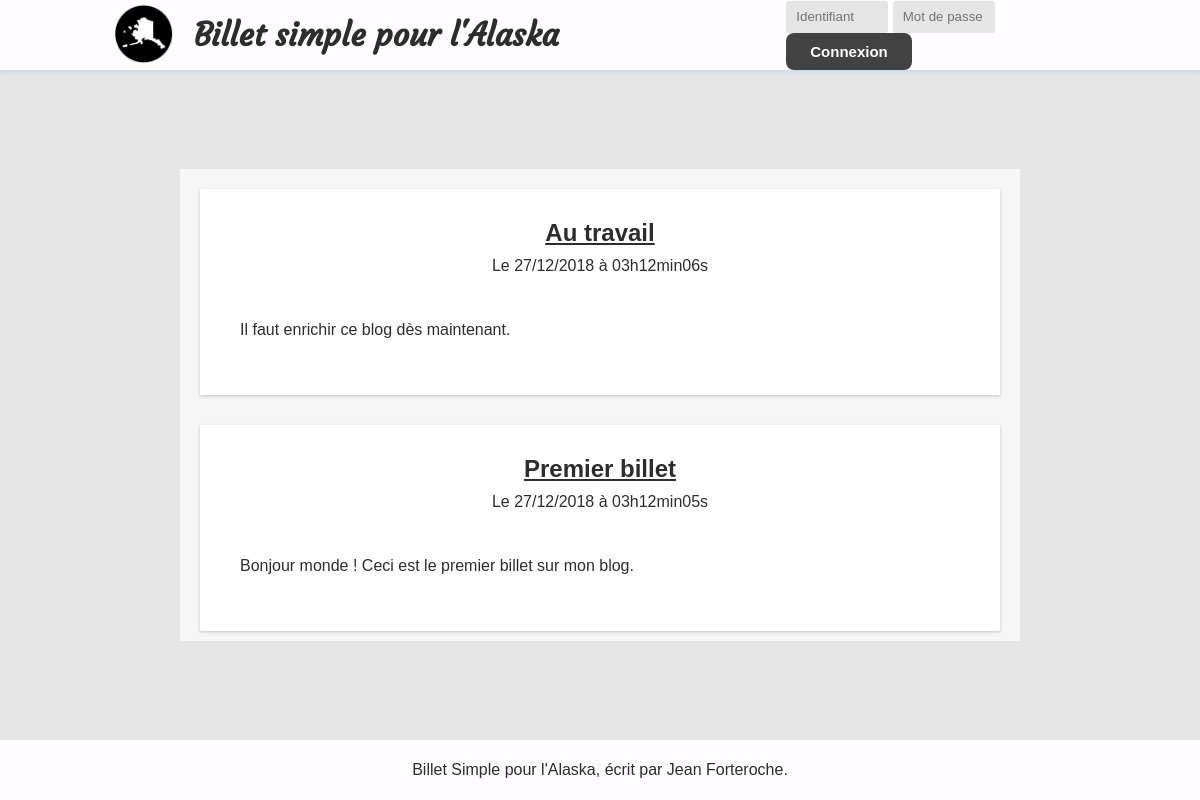
Before: / with the older database file.
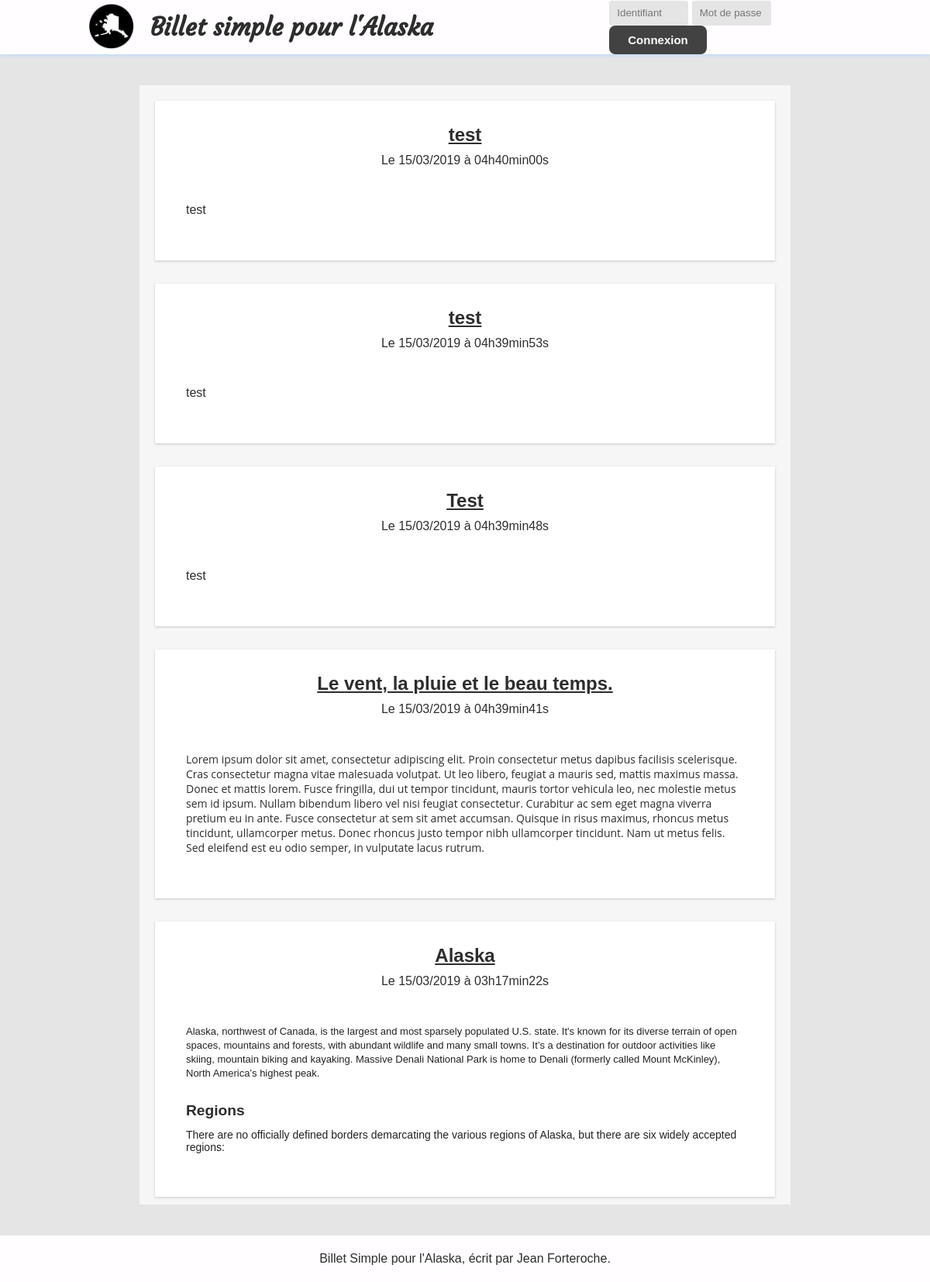
After: the same page with the newer database file.
### tables this page shows
CREATE TABLE IF NOT EXISTS `t_billet` (
  `BIL_ID` int(11) NOT NULL AUTO_INCREMENT,
  `BIL_DATE` datetime NOT NULL,
  `BIL_TITRE` varchar(100) NOT NULL,
  `BIL_CONTENU` longtext NOT NULL,
  PRIMARY KEY (`BIL_ID`)
);

### controller/ControleurAccueil.php (called while the page is built)
<?php
require_once 'model/billet.php';
require_once 'view/viewClass.php';
class ControleurAccueil {
  private $billet;
  public function __construct() {
    $this->billet = new Billet();
  }
  public function accueil() {
    $billets = $this->billet->getBillets();
    $vue = new View("Home");
    $vue->generer(array('billets' => $billets));
  }
}

### index.php (called while the page is built, shortened)
<?php
require 'controller/Routeur.php';
$routeur = new Routeur();
$routeur->routerRequete();

### model/billet.php (called while the page is built, shortened)
<?php
require_once 'model/model.php';
class Billet extends Model
{
	public function getBillets()
	{
		$sql = 'select BIL_ID as id, DATE_FORMAT(BIL_DATE, \'%d/%m/%Y à %Hh%imin%ss\')
		AS date_fr, BIL_TITRE as titre, BIL_CONTENU as contenu from T_BILLET order by BIL_ID desc';
		$billets = $this->executerRequete($sql);
		return $billets->fetchAll();
	}
}

### model/model.php (called while the page is built)
<?php
abstract class Model {
	private $bdd;
	protected function executerRequete($sql, $params = null) {
		if ($params == null)
		{
			$resultat = $this->getDb()->query($sql);
		} else {
			$resultat = $this->getDb()->prepare($sql);
			$resultat->execute($params);
		}
		return $resultat;
	}
	private function getDb()
	{
		if($this->bdd == null)
		{
			$this->bdd = new PDO('mysql:host=localhost;dbname=p3_blog;charset=utf8','root', '', array(PDO::ATTR_ERRMODE => PDO::ERRMODE_EXCEPTION));
		}
    return $this->bdd;
  }
}

### view/viewHome.php (the view)
<?php $this->titre = 'Accueil de mon Blog'; ?>
<div id="wrapper-home">
	<?php foreach ($billets as $billet): ?>
	<div id="wrapper">
		<article class="billet box">
			<header>
				<a href="<?= "index.php?action=billet&id=" . $billet['id'] ?>">
					<h1 class="titreBillet"><?= $billet['titre'] ?></h1>
				</a>
				<div class="timeinfo">
					<time>Le <?= $billet['date_fr'] ?></time>
				</div>
			</header>
			<div id="wrapper">
				<p><?= $billet['contenu'] ?></p>
			</div>
		</article>
	</div>
	<?php endforeach; ?>
</div>

### view/template.php (shortened to what this page needs)
<!doctype html>
<html lang="fr">
	<head>
		<link rel="stylesheet" href="public/style.css" />
		<link rel="stylesheet" href="https://use.fontawesome.com/releases/v5.7.2/css/all.css">
	</head>
	<body>
		<div id="container">
			<div id="header">
				<div id="brand">
					<a href="index.php">
						<img id="logo" src="public/images/logo2.png" alt="Logo Blog" title="Logo Alaska" />
					</a>
					<h1 id="titreBlog"><a href="index.php">Billet simple pour l'Alaska</a></h1>
				</div>
				<div id="login">
					<?php
					if(isset($_SESSION['userId'])){
						echo '<p><a href="index.php?action=administration&sort=desc" class="button-connexion">Administration</a></p>';
						echo '<p><a href="index.php?action=deconnexion" class="button-connexion">Deconnexion</a></p>';
					}else {
						echo '<form method="POST" action="index.php?action=connexionAdmin">
						<input type="text" name="username" placeholder="Identifiant" required/>
						<input type="password" name="password" placeholder="Mot de passe" required/>
						<input type="submit" class="button-connexion" value="Connexion">
						</form>';
					}
					?>
				</div>
			</div>
				<?= $content ?>
			<footer>
				Billet Simple pour l'Alaska, écrit par Jean Forteroche.
			</footer>
		</div>
	</body>
</html>

### controller/Routeur.php (shortened to what this page needs)
<?php
require_once 'controller/ControleurAccueil.php';
require_once 'view/viewClass.php';
class Routeur {
	private $ctrlAccueil;
	private $ctrlBillet;
	private $ctrlAdmin;
	public function __construct() {
		$this->ctrlAccueil = new ControleurAccueil();
		$this->ctrlBillet = new ControleurBillet();
		$this->ctrlAdmin = new ControleurAdmin();
	}
	public function routerRequete() {
		try {
			if (isset($_GET['action'])) {
				switch($_GET['action']) {
					case 'billet':
						$idBillet = intval($this->getParametre($_GET, 'id'));
						if ($idBillet != 0) {
							$this->ctrlBillet->billet($idBillet);
						}
						else {
							throw new Exception("Identifiant de billet non valide");
						}
						break;
						case 'commenter':
							$auteur = $this->getParametre($_POST, 'auteur');
							$contenu = $this->getParametre($_POST, 'contenu');
							$idBillet = $this->getParametre($_POST, 'id');
							$this->ctrlBillet->commenter($auteur, $contenu, $idBillet);
						break;
						case 'signaler':
							$idBillet = $this->getParametre($_POST, 'idBillet');
							$idCom = $this->getParametre($_POST, 'idCom');
							$this->ctrlBillet->signaler($idBillet, $idCom);
						break;
						case 'deconnexion':
							$this->ctrlAdmin->deconnexion();
						break;
						case 'administration':
							$order = $this->getParametre($_GET, 'sort');
							$this->ctrlAdmin->displayAdmin($order);
						break;
						case 'connexionAdmin':
							$connexion = $this->ctrlAdmin->connexionAdmin();
							if($connexion){
								$order = "desc";
								$this->ctrlAdmin->displayAdmin($order);
							} else {
								throw new Exception("Erreur de connexion");
							}
						break;
						case 'creer':
							$titreBillet = $this->getParametre($_POST, 'title');
							$contenuBillet = $this->getParametre($_POST, 'content');
							$this->ctrlAdmin->create($titreBillet, $contenuBillet);
						break;
						case 'supprimer':
							$idBillet = $this->getParametre($_GET, 'id');
							$this->ctrlAdmin->suppress($idBillet);
						break;
						case 'vueModifier':
							$idBillet = $this->getParametre($_GET, 'id');
							$this->ctrlAdmin->updateView($idBillet);
						break;
						case 'create':
							$this->ctrlAdmin->createView();
						break;
						case 'logs':
							$this->ctrlAdmin->logsView();
						break;
						case 'modifier':
							$idBillet = $this->getParametre($_GET, 'id');
							$titreBillet = $this->getParametre($_POST, 'title');
							$contenuBillet = $this->getParametre($_POST, 'content');
							$this->ctrlAdmin->update($idBillet, $titreBillet, $contenuBillet);
						break;
						case 'moderer':
							$idCom = $this->getParametre($_POST, 'cid');
							$modCom = $this->getParametre($_POST, 'modCom');
							$this->ctrlAdmin->moderateCom($modCom, $idCom);
						break;
						case 'suppresscom':
							$idCom = $this->getParametre($_GET, 'id');
							$this->ctrlAdmin->suppressCom($idCom);
						break;
						default:
							throw new Exception("Action non valide");
				}
			}
			else {
				$this->ctrlAccueil->accueil();
			}
		}
			catch (Exception $e) {
				$this->erreur($e->getMessage());
			}
		}
}

### view/viewClass.php (shortened to what this page needs)
<?php
Class View
{
	private $fichier;
	private $titre;
	public function __construct($action)
	{
		$this->fichier = "view/view" . $action . ".php";
	}
	public function generer($donnees=[])
	{
		$contenu = $this->genererFichier($this->fichier, $donnees);
		$vue = $this->genererFichier('view/template.php',
		array('title' => $this->titre, 'content' => $contenu));
		echo $vue;
	}
	private function genererFichier($fichier, $donnees)
	{
    if (file_exists($fichier))
	{
		extract($donnees);
		require $fichier;
		return ob_get_clean();
    }
    else {
		throw new Exception("Fichier '$fichier' introuvable");
    }
  }
}

### public/style.css (style rules this page uses)
html, body { height: 100%; margin:0px; padding:0px; }
body { color: #2d2d2d; font-family: 'Futura-Medium', 'Futura', 'Trebuchet MS', sans-serif; }
#container { min-height: 100%; width: 100%; margin: auto; display:flex; flex-direction:column; justify-content:space-between; background-color:#e5e5e5; }
a, h1 { color:#2d2d2d; }
#header { height:70px; display:flex; flex-direction:row; justify-content:space-around; background-color:#FFFDFF; margin-bottom:40px; line-height:100%; box-shadow: 0px 3px 4px 0px rgba(193,221,245,0.8); }
#header a { text-decoration:none; }
#brand { display:flex; flex-direction:row; justify-content:flex-end; align-items:center; height:100%; }
#logo { width:60px; height:60px; margin-right:20px; }
#titreBlog { font-size:2em; font-family:Courgette, Arial-Black, serif; }
#login { width:25%; display:flex; flex-direction:row; justify-content:space-around; align-items:center; }
#login input[type=text], input[type=password] { height:30px; width:30%; line-height:30px; padding-left:10px; border:0px; border-radius:3px; color:black; background-color:#e5e5e5; }
.button-connexion { background-color:#424242; -moz-border-radius:8px; -webkit-border-radius:8px; border-radius:8px; border:0px; display:inline-block; cursor:pointer; color:#fffdff; font-family:Arial; font-size:15px; font-weight:bold; padding:10px 24px; }
#wrapper-home { margin:auto; width:70%; background-color:#f6f6f6; display:flex; flex-direction:column; justify-content:center; }
#wrapper { padding: 20px 20px 10px; }
.box { box-shadow: 0 1px 3px 0 rgba(0,0,0,.2); }
.billet { padding:10px 20px 30px; background-color:#FFFFFF; }
.billet h1 { text-align:center; }
.timeinfo { padding:10px 0px; text-align:center; }
.titreBillet { margin-bottom : 0px; font-family:Helvetica; }
footer { height:60px; width:100%; margin-top:40px; line-height:60px; text-align: center; background-color:#FFFDFF; }

Changed rows visible on the page:
removed t_billet: BIL_TITRE "Au travail", date_fr "27/12/2018 à 03h12min06s", BIL_CONTENU "Il faut enrichir ce blog dès maintenant."
removed t_billet: BIL_TITRE "Premier billet", date_fr "27/12/2018 à 03h12min05s", BIL_CONTENU "Bonjour monde ! Ceci est le premier billet sur mon blog."
added t_billet: BIL_TITRE "test", date_fr "15/03/2019 à 04h40min00s", BIL_CONTENU "test"
added t_billet: BIL_TITRE "test", date_fr "15/03/2019 à 04h39min53s", BIL_CONTENU "test"
added t_billet: BIL_TITRE "Test", date_fr "15/03/2019 à 04h39min48s", BIL_CONTENU "test"
added t_billet: BIL_TITRE "Le vent, la pluie et le beau temps.", date_fr "15/03/2019 à 04h39min41s", BIL_CONTENU "Lorem ipsum dolor sit amet, consectetur adipiscing elit. Proin consectetur metus dapibus facilisis scelerisque. Cras consectetur magna vitae malesuada volutpat. Ut leo libero, feugiat a mauris sed, mattis maximus massa. Donec et mattis lorem. Fusce fringilla, dui ut tempor tincidunt, mauris tortor vehicula leo, nec molestie metus sem id ipsum. Nullam bibendum libero vel nisi feugiat consectetur. Curabitur ac sem eget magna viverra pretium eu in ante. Fusce consectetur at sem sit amet accumsan. Quisque in risus maximus, rhoncus metus tincidunt, ullamcorper metus. Donec rhoncus justo tempor nibh ullamcorper tincidunt. Nam ut metus felis. Sed eleifend est eu odio semper, in vulputate lacus…"
added t_billet: BIL_TITRE "Alaska", date_fr "15/03/2019 à 03h17min22s", BIL_CONTENU "Alaska, northwest of Canada, is the largest and most sparsely populated U.S. state. It's known for its diverse terrain of open spaces, mountains and forests, with abundant wildlife and many small towns. It’s a destination for outdoor activities like skiing, mountain biking and kayaking. Massive Denali National Park is home to Denali (formerly called Mount McKinley), North America’s highest peak. Regions There are no officially defined borders demarcating the various regions of Alaska, but there are six widely accepted regions:"
